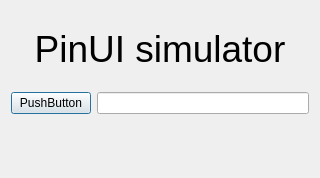
<?xml version="1.0" encoding="UTF-8"?>
<ui version="4.0">
 <class>PinUi</class>
 <widget class="QDialog" name="PinUi">
  <property name="geometry">
   <rect>
    <x>0</x>
    <y>0</y>
    <width>320</width>
    <height>178</height>
   </rect>
  </property>
  <property name="windowTitle">
   <string>Dialog</string>
  </property>
  <layout class="QVBoxLayout" name="verticalLayout">
   <item>
    <widget class="QLabel" name="label">
     <property name="font">
      <font>
       <pointsize>28</pointsize>
      </font>
     </property>
     <property name="text">
      <string>PinUI simulator</string>
     </property>
     <property name="alignment">
      <set>Qt::AlignmentFlag::AlignCenter</set>
     </property>
    </widget>
   </item>
   <item>
    <layout class="QFormLayout" name="formLayout">
     <item row="0" column="0">
      <widget class="QPushButton" name="pushButton">
       <property name="text">
        <string>PushButton</string>
       </property>
      </widget>
     </item>
     <item row="0" column="1">
      <widget class="QLineEdit" name="lineEdit"/>
     </item>
    </layout>
   </item>
  </layout>
 </widget>
 <resources/>
 <connections/>
</ui>
